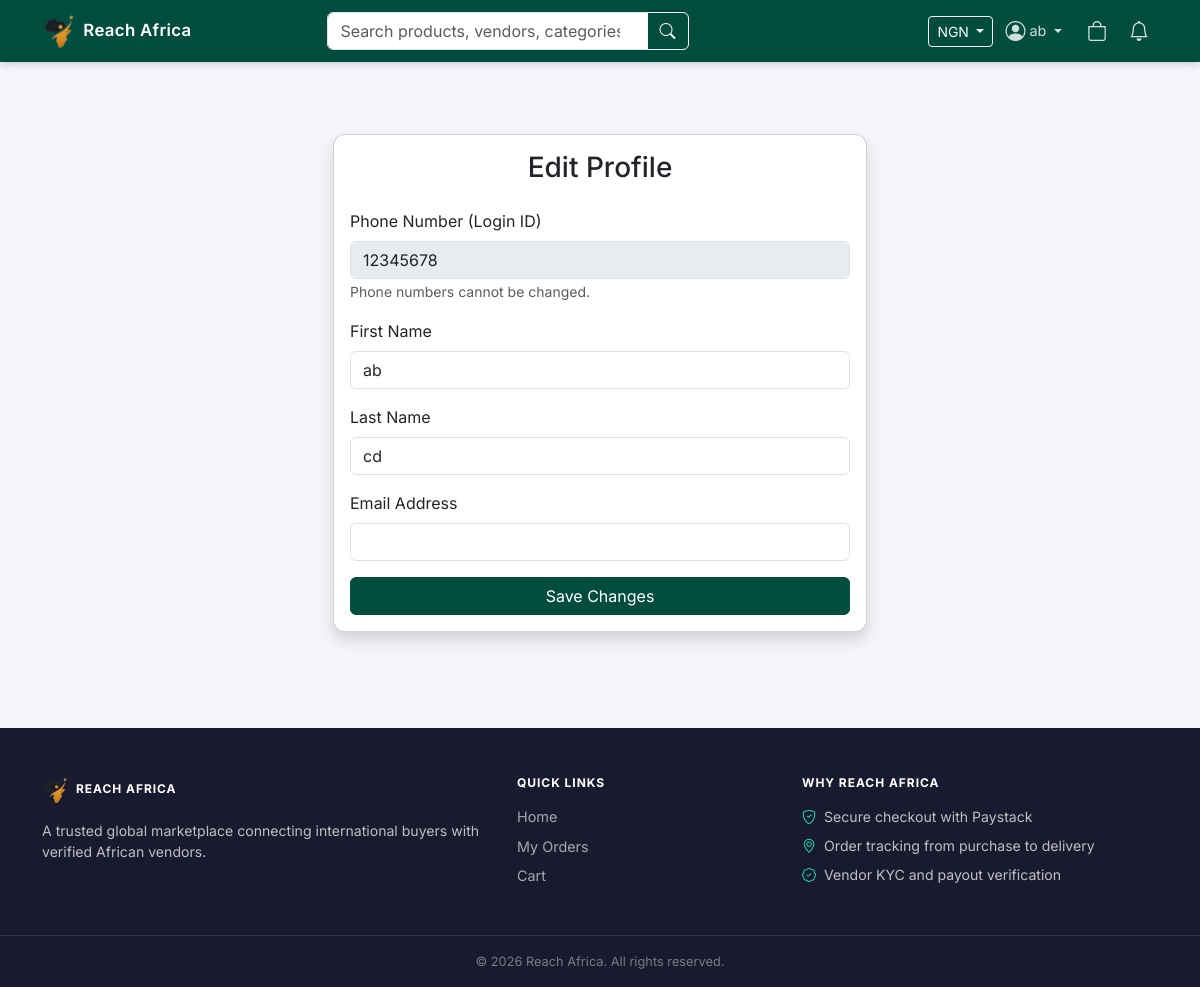
/users/profile/edit/ (signed in), run on the app's committed database.
### users/models.py (models this page shows, shortened)
class User(AbstractUser):
    class CountryChoices(models.TextChoices):
        NIGERIA = 'NG', 'Nigeria'
        GHANA = 'GH', 'Ghana'
    class BusinessTypeChoices(models.TextChoices):
        SOLE_PROPRIETORSHIP = 'sole_proprietorship', 'Sole Proprietorship'
        LLC = 'llc', 'Limited Liability Company'
        PARTNERSHIP = 'partnership', 'Partnership'
        CORPORATION = 'corporation', 'Corporation'
        NONPROFIT = 'nonprofit', 'Non-Profit Organization'
        OTHER = 'other', 'Other'
    class IDTypeChoices(models.TextChoices):
        PASSPORT = 'passport', 'International Passport'
        DRIVERS_LICENSE = 'drivers_license', "Driver's License"
        VOTERS_CARD = 'voters_card', "Voter's Card"
        NATIONAL_ID = 'national_id', 'National ID Card'
    class KYCStageChoices(models.TextChoices):
        REGISTRATION = 'registration', 'Registration'
        BUSINESS_INFO = 'business_info', 'Business Information'
        IDENTITY = 'identity', 'Identity Verification'
        CONTACT = 'contact', 'Contact Verification'
        ADDRESS = 'address', 'Address Verification'
        BANKING = 'banking', 'Banking Details'
        GUARANTOR = 'guarantor', 'Guarantor Information'
        COMPLIANCE = 'compliance', 'Product Compliance'
        DOCUMENTS = 'documents', 'Document Upload'
        INTERNAL_CHECK = 'internal_check', 'Internal Checks (Admin)'
        QUALITY_ASSURANCE = 'quality_assurance', 'Quality Assurance (Admin)'
        VERIFIED_SELLER = 'verified_seller', 'Verified Seller'
        APPROVED = 'approved', 'Fully Approved'
        REJECTED = 'rejected', 'Rejected'
    username = None  # Remove username field
    phone_number = models.CharField(max_length=15, unique=True)
    balance = models.DecimalField(max_digits=12, decimal_places=2, default=0.00)
    shop_name = models.CharField(max_length=255, blank=True, null=True)
    shop_address = models.TextField(blank=True, null=True)
    bank_name = models.CharField(max_length=100, blank=True, null=True)
    bank_account_name = models.CharField(max_length=150, blank=True, null=True)
    bank_account_number = models.CharField(max_length=30, blank=True, null=True)
    id_document = models.ImageField(upload_to='kyc/documents/', blank=True, null=True)
    is_verified = models.BooleanField(default=False)  # Admin flips this switch
    kyc_rejection_reason = models.TextField(blank=True, null=True)
    business_registration_number = models.CharField(max_length=50, blank=True, null=True, verbose_name='CAC/Business Registration Number')
    business_type = models.CharField(max_length=30, choices=BusinessTypeChoices.choices, blank=True, null=True, verbose_name='Business Type')
    business_start_date = models.DateField(blank=True, null=True, verbose_name='Date Business Started')
    business_description = models.TextField(blank=True, null=True, verbose_name='Business Description')
    business_logo = models.ImageField(upload_to='kyc/logos/', blank=True, null=True, verbose_name='Business Logo')
    tin = models.CharField(max_length=20, blank=True, null=True, verbose_name='Tax Identification Number (TIN)')
    date_of_birth = models.DateField(blank=True, null=True)
    nationality = models.CharField(max_length=50, blank=True, null=True)
    nin = models.CharField(max_length=11, blank=True, null=True, unique=True, verbose_name='National Identification Number (NIN)')
    bvn = models.CharField(max_length=10, blank=True, null=True, unique=True, verbose_name='Bank Verification Number (BVN)')
    id_document_type = models.CharField(max_length=30, choices=IDTypeChoices.choices, blank=True, null=True, verbose_name='Government ID Type')
    liveness_selfie = models.ImageField(upload_to='kyc/selfies/', blank=True, null=True, verbose_name='Liveness/Selfie Verification')
    passport_photo = models.ImageField(upload_to='kyc/passports/', blank=True, null=True, verbose_name='Passport Photograph')
    whatsapp_number = models.CharField(max_length=15, blank=True, null=True)
    emergency_contact_name = models.CharField(max_length=100, blank=True, null=True)
    emergency_contact_phone = models.CharField(max_length=15, blank=True, null=True)
    home_address = models.TextField(blank=True, null=True)
    utility_bill = models.FileField(upload_to='kyc/utilities/', blank=True, null=True, verbose_name='Utility Bill')
    kyc_stage = models.CharField(
        max_length=30,
        choices=KYCStageChoices.choices,
        default=KYCStageChoices.REGISTRATION,
        verbose_name='KYC Stage'
    )
    kyc_submitted_at = models.DateTimeField(blank=True, null=True)
    kyc_approved_at = models.DateTimeField(blank=True, null=True)
    otp_phone_verified = models.BooleanField(default=False, verbose_name='Phone OTP Verified')
    otp_email_verified = models.BooleanField(default=False, verbose_name='Email OTP Verified')
    ROLE_CHOICES = (
        ('customer', 'Customer'),
        ('vendor', 'Vendor'),
        ('logistics', 'Logistics'),
        ('admin', 'Admin'),
    )
    role = models.CharField(max_length=10, choices=ROLE_CHOICES, default='customer')
    country = models.CharField(max_length=2, choices=CountryChoices.choices, default=CountryChoices.NIGERIA)
    USERNAME_FIELD = 'phone_number'
    REQUIRED_FIELDS = []
    objects = CustomUserManager()

### users/views.py (the view, shortened to what this page needs)
# urls.py: path('profile/edit/', views.edit_profile, name='edit_profile'),
@login_required
def edit_profile(request):
    return render(request, 'registration/edit_profile.html')

### core/context_processors.py (called while the page is built)
def currency_processor(request):
    currency = request.session.get('currency', 'NGN')
    if currency not in settings.CURRENCIES:
        currency = 'NGN'
    rate = settings.EXCHANGE_RATES.get(currency, 1.0)
    selected_currency = {
        'code': currency,
        **settings.CURRENCIES[currency],
    }
    currencies = [
        {'code': code, **details}
        for code, details in settings.CURRENCIES.items()
    ]
    return {
        'CURRENCY_CODE': currency,
        'CURRENCY_SYMBOL': selected_currency['symbol'],
        'CURRENCY_RATE': rate,
        'selected_currency': selected_currency,
        'currencies': currencies,
        'CURRENCY': selected_currency,
    }

### users/context_processors.py (called while the page is built)
def notification_count(request):
    if request.user.is_authenticated:
        count = Notification.objects.filter(user=request.user, is_read=False).count()
        return {'unread_notifications_count': count}
    return {'unread_notifications_count': 0}

### templates/registration/edit_profile.html (shortened to what this page needs)
{% extends 'base.html' %}
{% block content %}
<div class="container py-5">
    <div class="row justify-content-center">
        <div class="col-md-6">
            <div class="card shadow">
                <div class="card-body">
                    <h3 class="card-title text-center mb-4">Edit Profile</h3>
                    <form method="POST">
                        <div class="mb-3">
                            <label class="form-label">Phone Number (Login ID)</label>
                            <input type="text" class="form-control" value="{{ user.phone_number }}" disabled>
                            <small class="text-muted">Phone numbers cannot be changed.</small>
                        </div>
                        <div class="mb-3">
                            <label class="form-label">First Name</label>
                            <input type="text" name="first_name" class="form-control" value="{{ user.first_name }}">
                        </div>
                        <div class="mb-3">
                            <label class="form-label">Last Name</label>
                            <input type="text" name="last_name" class="form-control" value="{{ user.last_name }}">
                        </div>
                        <div class="mb-3">
                            <label class="form-label">Email Address</label>
                            <input type="email" name="email" class="form-control" value="{{ user.email }}">
                        </div>
                        <button type="submit" class="btn btn-primary w-100">Save Changes</button>
                    </form>
                </div>
            </div>
        </div>
    </div>
</div>
{% endblock %}

### templates/base.html (shortened to what this page needs)
{% load static currency_tags %}
<!DOCTYPE html>
<html lang="en">
<head>
    <link href="https://cdn.jsdelivr.net/npm/bootstrap@5.3.3/dist/css/bootstrap.min.css" rel="stylesheet">
    <link rel="stylesheet" href="https://cdn.jsdelivr.net/npm/bootstrap-icons@1.11.3/font/bootstrap-icons.min.css">
    <link rel="stylesheet" href="{% static 'css/style.css' %}">
</head>
<body>
    <nav class="navbar navbar-expand-lg navbar-dark ra-navbar">
        <div class="container">
            <a class="navbar-brand d-flex align-items-center gap-2" href="{% url 'home' %}">
                <img src="{% static 'images/RA-small2.png' %}" alt="Reach Africa">
                <span class="fw-semibold brand-title">Reach Africa</span>
            </a>
            <div class="collapse navbar-collapse" id="navbarMain">
                <form class="d-flex mx-auto search-form" action="{% url 'home' %}" method="GET">
                    <div class="input-group">
                        <input class="form-control" type="search" name="q"
                               placeholder="Search products, vendors, categories…"
                               aria-label="Search" value="{{ query|default:'' }}">
                        <button class="btn btn-outline-light" type="submit"><i class="bi bi-search"></i></button>
                    </div>
                </form>
                <ul class="navbar-nav ms-auto align-items-center gap-1">
                    {% if currencies %}
                    <li class="nav-item dropdown">
                        <button class="btn btn-outline-light btn-sm dropdown-toggle" type="button" id="currencyDropdown"
                                data-bs-toggle="dropdown" aria-expanded="false">
                            {{ selected_currency.code }}
                        </button>
                    </li>
                    {% endif %}
                    {% if user.is_authenticated %}
                        <li class="nav-item dropdown">
                            <a class="nav-link dropdown-toggle d-flex align-items-center gap-1" href="#" id="userMenu"
                               role="button" data-bs-toggle="dropdown" aria-expanded="false">
                                <i class="bi bi-person-circle fs-5"></i>
                                <span class="d-none d-lg-inline">{{ user.first_name|default:user.phone_number }}</span>
                            </a>
                        </li>
                    {% else %}
                        <li class="nav-item"><a class="nav-link" href="{% url 'login' %}">Login</a></li>
                        <li class="nav-item"><a class="btn btn-light btn-sm ms-1 fw-semibold" href="{% url 'register' %}">Sign Up</a></li>
                    {% endif %}
                    <li class="nav-item">
                        <a href="{% url 'cart_detail' %}" class="icon-btn ms-1" title="Cart" aria-label="Cart">
                            <i class="bi bi-bag fs-5"></i>
                        </a>
                    </li>
                    {% if user.is_authenticated and user.role == 'vendor' %}
                    <li class="nav-item">
                        <a class="icon-btn" href="{% url 'vendor_notifications' %}" title="Notifications" aria-label="Notifications">
                            <i class="bi bi-bell fs-5"></i>
                        </a>
                    </li>
                    {% endif %}
                </ul>
            </div>
        </div>
    </nav>
    <main class="main-shell">
    <div class="container mt-4">
        {% block content %}{% endblock %}
    </div>
    </main>
    <footer class="site-footer mt-5">
        <div class="container py-5">
            <div class="row g-4">
                <div class="col-lg-5">
                    <div class="d-flex align-items-center gap-2 mb-3">
                        <img src="{% static 'images/RA-small2.png' %}" alt="Reach Africa" style="height:28px;">
                        <h6 class="text-uppercase fw-bold mb-0">Reach Africa</h6>
                    </div>
                    <p class="mb-0">
                        A trusted global marketplace connecting international buyers with verified African vendors.
                    </p>
                </div>
                <div class="col-lg-3 col-md-6">
                    <h6 class="text-uppercase fw-bold mb-3">Quick Links</h6>
                    <ul class="list-unstyled mb-0">
                        <li class="mb-2"><a href="{% url 'home' %}">Home</a></li>
                        <li class="mb-2"><a href="{% url 'order_history' %}">My Orders</a></li>
                        <li><a href="{% url 'cart_detail' %}">Cart</a></li>
                    </ul>
                </div>
                <div class="col-lg-4 col-md-6">
                    <h6 class="text-uppercase fw-bold mb-3">Why Reach Africa</h6>
                    <ul class="list-unstyled mb-0">
                        <li class="mb-2"><i class="bi bi-shield-check me-2" style="color:var(--ra-accent);"></i>Secure checkout with Paystack</li>
                        <li class="mb-2"><i class="bi bi-geo-alt me-2" style="color:var(--ra-accent);"></i>Order tracking from purchase to delivery</li>
                        <li><i class="bi bi-patch-check me-2" style="color:var(--ra-accent);"></i>Vendor KYC and payout verification</li>
                    </ul>
                </div>
            </div>
        </div>
        <div class="text-center py-3 footer-bottom">
            © {% now "Y" %} Reach Africa. All rights reserved.
        </div>
    </footer>
</body>
</html>

### templates/base.html (style rules this page uses)
:root { --ra-green: #004d40; --ra-green-hover: #00695c; --ra-accent: #1de9b6; }
body { background-color: #f5f6fa; font-family: 'Inter', sans-serif; }
.ra-navbar { background-color: var(--ra-green); box-shadow: 0 2px 8px rgba(0,0,0,.18); }
.ra-navbar .navbar-brand img { height: 36px; width: auto; }
.brand-title { font-size: 1.05rem; letter-spacing: .02em; color: #fff; }
.ra-navbar .nav-link { color: rgba(255,255,255,.82) !important; font-size: .9rem; }
.search-form { width: 38%; }
.btn-primary { background-color: var(--ra-green); border-color: var(--ra-green); }
.icon-btn { position: relative; display: inline-flex; align-items: center; color: rgba(255,255,255,.85); padding: 5px 9px; border-radius: 8px; text-decoration: none; transition: color .2s, background .2s; }
.card { border-radius: 12px; }
.main-shell { min-height: calc(100vh - 320px); }
.site-footer { background: #1a1a2e; color: rgba(255,255,255,.72); }
.site-footer h6 { color: #fff; font-size: .75rem; letter-spacing: .08em; }
.site-footer a { color: rgba(255,255,255,.62); text-decoration: none; transition: color .2s; font-size: .9rem; }
.site-footer p, .site-footer li { font-size: .88rem; }
.footer-bottom { border-top: 1px solid rgba(255,255,255,.1); font-size: .8rem; color: rgba(255,255,255,.42); }

### data on the page
User: first_name "ab", phone_number "12345678", last_name "cd"

### other printed values
{{ selected_currency.code }} "NGN"
